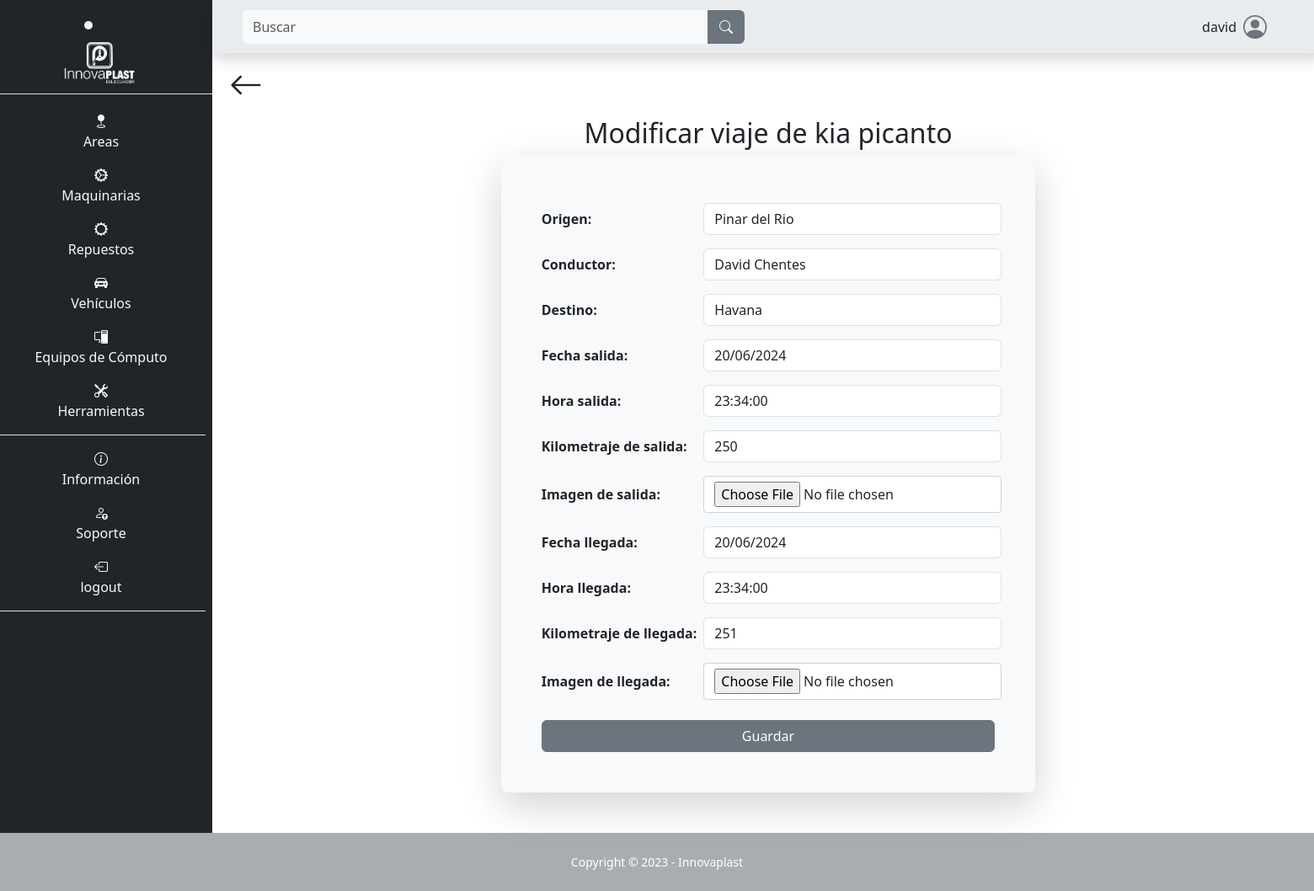
The page /vehiculo/mod_viaje_vehiculo_admin/1 (signed in) on the database its author committed.
### SGE_vehiculo/models.py (models this page shows, shortened)
class Vehiculo(models.Model):
    marca = models.CharField(max_length=50, null=False, blank=False)
    modelo = models.CharField(max_length=50, null=False, blank=False)
    matricula = models.CharField(max_length=50, null=False, blank=False)
    número_de_chasis = models.CharField(max_length=50, null=False, blank=False)
    motor = models.CharField(max_length=50, null=False, blank=False)
    km_recorridos = models.BigIntegerField(blank=False, null=False)
    intervalo_mantenimiento = models.IntegerField(blank=False, null=False)
    intervalo_mantenimiento_cambio_filtro_aceite = models.IntegerField(blank=False, null=False)
    intervalo_mantenimiento_cambio_filtro_aire_combustible = models.IntegerField(blank=False, null=False)
    intervalo_mantenimiento_cambio_filtro_caja_corona = models.IntegerField(blank=False, null=False)
    image = models.ImageField(upload_to="vehiculo/image", null=False, blank=False)
    fecha_ultimo_mantenimiento = models.DateField(default=date.today, blank=False, null=False)
    nombre_chofer = models.CharField(max_length=50, null=False, blank=False)
    nombre_usuario_chofer = models.CharField(max_length=20, null=False, blank=False, default="")
    contraseña_chofer = models.CharField(max_length=20, blank=False, null=False)
    teléfono_chofer = models.CharField(max_length=10, blank=False, null=False)
    dirección_chofer = models.CharField(max_length=30, blank=False, null=False)
    dni_chofer = models.BigIntegerField(max_length=20, blank=True, null=True, default=0)

class Viaje(models.Model):
    vehiculo = models.ForeignKey(Vehiculo, on_delete=models.CASCADE)
    origen = models.CharField(max_length=30, blank=False, null=False)
    conductor = models.CharField(max_length=30, blank=False, null=False, default="")
    destino = models.CharField(max_length=30, blank=False, null=False)
    fecha_salida = models.DateField(default=date.today)
    hora_salida = models.TimeField(default=datetime.now().time())
    kilometraje_de_salida = models.BigIntegerField(max_length=50, blank=False, null=False)
    imagen_de_salida = models.ImageField(upload_to="vehiculo/viaje/salida", null=False, blank=False)
    fecha_llegada = models.DateField(default=date.today, blank=True, null=True)
    hora_llegada = models.TimeField(default=datetime.now().time(), blank=True, null=True)
    kilometraje_de_llegada = models.BigIntegerField(max_length=50, blank=True, null=True)
    imagen_de_llegada = models.ImageField(upload_to="vehiculo/viaje/llegada", null=True, blank=True, default='')

### SGE_vehiculo/views.py (the view, shortened to what this page needs)
# urls.py: path('mod_viaje_vehiculo_admin/<int:id>', views.mod_viaje_vehiculo_admin, name="mod_viaje_vehiculo_admin"),
def mod_viaje_vehiculo_admin(request, id):
    if request.method == 'GET':
        viaje = get_object_or_404(Viaje, id=id)
        vehiculo = viaje.vehiculo
        form_viaje = ViajeVehiculoModAdminForm(instance=viaje)
        context = {
            'form_viaje': form_viaje,
            'vehiculo': vehiculo,
        }
        return render(request, 'SGE_vehiculo/mod_viaje.html', context)

### templates/SGE_vehiculo/mod_viaje.html (shortened to what this page needs)
{% extends "layout/base.html" %}
{% block 'styles' %}
{% load static %}
<link rel="stylesheet" href="{% static "css/forms.css" %}">
{% endblock 'styles' %}
{% block 'content' %}
<div class="container mb-5">
    <div class="d-flex p-2 justify-content-between">
        <a class="text-decoration-none text-dark" href="{% url "viaje" id=vehiculo.id %}">
            <i class="bi bi-arrow-left fs-1"></i>
        </a>
    </div>
    <h2 class="text-center">Modificar viaje de {{ vehiculo.marca }} {{ vehiculo.modelo }}</h2>
    <div class="d-flex justify-content-center align-items-center">
        <form class="p-5 rounded-3 bg-body-tertiary shadow-lg" action="" method='POST' enctype="multipart/form-data">
            <table>
                {{ form_viaje }}
            </table>
            <div class="d-grid gap-2 mt-3">
                <button type="submit" class="btn btn-secondary">Guardar</button>
            </div>
        </form>
    </div>
</div>
{% endblock %}

### templates/layout/base.html (shortened to what this page needs)
{% load static %}
<!DOCTYPE html>
<html lang="es">
<head>
    <link rel="stylesheet" href="https://cdn.jsdelivr.net/npm/bootstrap-icons@1.10.3/font/bootstrap-icons.css">
    <link rel="stylesheet" href="{% static "css/bootstrap.css" %}">
    <link rel="stylesheet" href="{% static "css/style.css" %}">
    {% block 'styles' %}{% endblock %}
</head>
<body class="" id="page-top">
    <main>
        <div class="row">
            {% if user.is_authenticated %}
            <div class="col-12 col-md-2 m-0 p-0 text-light text-center barra d-none d-md-block">
                <li class="nav-item active text-center fs-3 lista-menu m-2" style="transition: background-color 0.5s ease">
                    <a class="nav-link" href="{% url "index" %}">
                        <img src="{% static "images/Innovaplast.png" %}" alt="Innovaplast" style="max-height: 53px;">
                    </a>
                </li>
                <ul class="flex-column align-items-stretch p-2 border-top">
                    <li class="nav-item mt-1 pt-2 lista-menu text-center" style="transition: background-color 0.5s ease">
                        <a class="text-light text-decoration-none lista-menu" href="{% url "area" %}"><i class="bi bi-geo-fill"></i><p>Areas</p></a>
                    </li>
                    <li class="nav-item lista-menu" style="transition: background-color 0.5s ease">
                        <a class="text-light text-decoration-none lista-menu" href="{% url "maquina" %}"><i class="bi bi-gear-wide-connected"></i><p>Maquinarias</p></a>
                    </li>
                    <li class="nav-item lista-menu" style="transition: background-color 0.5s ease">
                        <a class="text-light text-decoration-none lista-menu" href="{% url "repuesto_maquina" %}"><i class="bi bi-gear-wide"></i><p>Repuestos</p></a>
                    </li>
                    <li class="nav-item lista-menu" style="transition: background-color 0.5s ease">
                        <a class="text-light text-decoration-none lista-menu" href="{% url "vehiculo" %}"><i class="bi bi-car-front-fill"></i><p>Vehículos</p></a>
                    </li>
                    <li class="nav-item lista-menu" style="transition: background-color 0.5s ease">
                        <a class="text-light text-decoration-none lista-menu" href="{% url "pc" %}"><i class="bi bi-pc-display"></i><p>Equipos de Cómputo</p></a>
                    </li>
                    <li class="nav-item border-bottom lista-menu" style="transition: background-color 0.5s ease">
                        <a class="text-light text-decoration-none lista-menu" href="{% url "herramienta" %}"><i class="bi bi-tools"></i><p>Herramientas</p></a>
                    </li>
                    <li class="nav-item pt-3 lista-menu" style="transition: background-color 0.5s ease">
                        <i class="bi bi-info-circle"></i><p>Información</p>
                    </li>
                    <li class="nav-item lista-menu" style="transition: background-color 0.5s ease">
                        <a class="text-light text-decoration-none lista-menu" href="{% url "soporte" %}">  <i class="bi bi-person-up"></i><p>Soporte</p></a>
                    </li>
                    {% if user.is_authenticated %}
                        <li class="nav-item lista-menu border-bottom" style="transition: background-color 0.5s ease">
                            <a class="text-light text-decoration-none lista-menu" href="{% url "logout" %}"><i class="bi bi-box-arrow-left"></i><p>logout</p></a>
                        </li>
                    {% else %}
                        <li class="nav-item lista-menu border-bottom" style="transition: background-color 0.5s ease">
                            <a class="text-light text-decoration-none lista-menu" href="{% url "login" %}"><i class="bi bi-box-arrow-right"></i><p>Login</p></a>
                        </li>
                    {% endif %}
                </ul>
            </div>
            {% endif %}
            <div class="col-12 col-md-10 m-0 p-0">
                {% if user.is_authenticated %}
                <nav class="row navbar bg-body-secondary p-2 m-0 shadow sticky-top navbar-expand-lg">
                        <div class="col-12 col-md-6 order-lg-first order-last">
                            <form class="d-flex form-inline mr-auto ml-md-3 my-2 my-md-0 ms-3 me-3 mw-100 navbar-search" role="search" action="" method='GET'>
                                <div class="input-group">
                                    <input class="form-control bg-light border-0 small" id="search-input" name="search" type="search" placeholder="Buscar" aria-label="Search">
                                    <div class="input-group-append">
                                        <button class="btn btn-secondary text-light rounded-0 rounded-end border-2" type="submit">
                                            <i class="bi bi-search"></i>
                                        </button>
                                    </div>
                                </div>
                            </form>
                        </div>
                        <div class="col-12 col-md-6">
                            <div class="me-5 d-flex justify-content-center justify-content-md-end align-items-center">
                                <p class="ms-5 mt-auto mb-auto">{{ user }}</p>
                                <i class="bi bi-person-circle fs-3 ms-2 icono-persona"></i>
                            </div>
                        </div>
                </nav>
                {% endif %}
                {% block 'content' %}{% endblock %}
            </div>
    </main>
    {% if user.is_authenticated %}
    <footer class="footer">
        <div class="small text-center p-4 text-white">Copyright &copy; 2023 - Innovaplast</div>
    </footer>
    {% endif %}
</body>
</html>

### static/css/style.css (style rules this page uses)
:root { --color-primary: #6c757d; --color-secondary: #212529; --body: #ffffff; --footer: #aaadaf; }
* { margin: 0; padding: 0; box-sizing: border-box; }
body { background-color: var(--body); }
.barra { background-color: var(--color-secondary); }
ul { list-style-type: none; }
.icono-persona { color: var(--color-primary); }
.footer { background-color: var(--footer); }

### static/css/forms.css (style rules this page uses)
input { display: block; width: 100%; padding: 0.375rem 0.75rem; font-size: 1rem; font-weight: 400; line-height: 1.5; color: #212529; background-color: #fff; background-clip: padding-box; border: 1px solid #ced4da; -webkit-appearance: none; -moz-appearance: none; appearance: none; border-radius: 0.25rem; transition: border-color 0.15s ease-in-out, box-shadow 0.15s ease-in-out; }

### rows shown on the page
Vehiculo: marca "kia", modelo "picanto"
Viaje: origen "Pinar del Rio", conductor "David Chentes", destino "Havana", fecha_salida "20/06/2024", hora_salida "23:34:00", kilometraje_de_salida "250", fecha_llegada "20/06/2024", hora_llegada "23:34:00", kilometraje_de_llegada "251"

### other values the page prints
{{ user }} "david"
